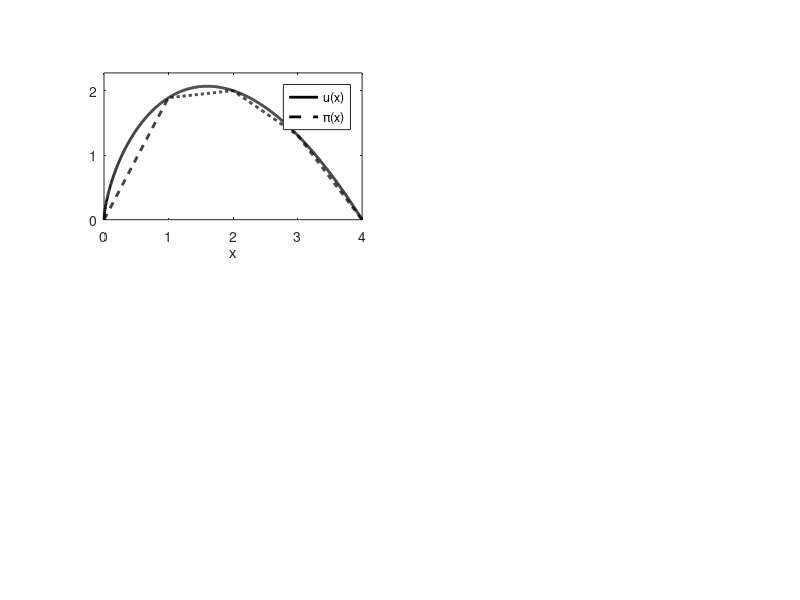

Reproduce this figure in MATLAB.
function pol()
clf
m=4;
n=2^10;
a=0.0; b=4.0;
X = linspace(a,b,n)';
Y = sqrt(sin(pi*X)); %exp(-X); %sin(0.5*pi*X);
Y = sqrt(X);
Y = (X.*exp(-X));
Y = sinh(X);
Y = log(X+1e-3);
Y = X.^3;
Y = 1./(X+1).^2;
Y = sin(X)./cos(X);
Y = exp(-X);
Y =sin(0.5*pi*X);
Y = (X.*exp(-X));
Y = 1./sqrt(X); %(1 + X.^2 + X.^3);
%Y = sqrt((X+1).*(X-1)); %(1+X).*(X-1).*sqrt(1 - (X-1).^2);
%Y = (1+X).*(sin(0.5*pi*X));
%Y = -(2*X/b).^(1/2).*(X-b);
Y = abs(2*X/b).^(1/1.5).*abs(X-b).^(1/1);
yb = 1.1*max(Y);

subplot(2,2,1)
plot(X,Y,'k','Linewidth',2);
 hold on
Z = lpol(X,Y,m);
plot(X,Z,'k--','Linewidth',2);
legend('u(x)', '\pi(x)');
set(gca,'xtick',0:m);
set(gca,'ytick',0:m)
xlabel('x')
%plot(X,Z);
norm(Z-Y)
axis equal; %axis square
ylim([0 yb]); xlim([a b])
print -deps ../img/fem-interpolation.eps
%axis equal;
% axis square

subplot(2,3,4)
plot(X,Y); hold on
Z = lpol(X,Y,2*m);
plot(X,Z);
norm(Z-Y)
axis equal; %axis square
%yylim([0 1.1]); xlim([a b])
%axis equal; % axis square

subplot(2,3,2)
plot(X,Y); hold on
Z = qpol(X,Y,1);
plot(X,Z);
norm(Z-Y)
axis equal; %axis square
%yylim([0 1.1]); xlim([a b])
%axis equal; %axis square

subplot(2,3,5)
plot(X,Y); hold on
Z = qpol(X,Y,2*m);
plot(X,Z);
norm(Z-Y)
axis equal; %axis square
%yylim([0 1.1]); xlim([a b])

f = @(c) norm(Y - cpol(X,Y,c));
fminbnd(f,1,n)

end

function Z = qpol(X,Y,k)
	n = length(X);
	for idx=1:k
		xl = round((idx-1)*n/k+1);
		xm = round((idx-0.5)*n/k);
		xr = round((idx)*n/k);
		C = [ 1 X(xl) X(xl).^2;
	      	      1 X(xm) X(xm).^2;
       		      1 X(xr) X(xr).^2 ] \ [Y(xl) Y(xm) Y(xr) ]';
		f = @(x) C(1) + C(2)*x + C(3)*x.^2; %-(x - X((idx-1)*n/k+1)).*(x - X(idx*n/k))
		Z(xl:xr,1) = f(X(xl:xr));
	end
end

function Z = lpol(X,Y,k)
	n = length(X);
	for idx=1:k
		xl = round((idx-1)*n/k+1);
		xr = round((idx)*n/k);
		C = [ 1 X(xl)
       		      1 X(xr) ] \ [Y(xl) Y(xr) ]';
		f = @(x) C(1) + C(2)*x; %-(x - X((idx-1)*n/k+1)).*(x - X(idx*n/k))
		Z(xl:xr,1) = f(X(xl:xr));
	end
end

function Z = cpol(X,Y,c)
	n = length(X);
	for idx=1:2
		if (1 == idx)
			xl = 1;
			xr = floor(c);
		else
			xl = floor(c)+1;
			xr = length(X);
		end
		C = [ 1 X(xl)
       		      1 X(xr) ] \ [Y(xl) Y(xr) ]';
		f = @(x) C(1) + C(2)*x; %-(x - X((idx-1)*n/k+1)).*(x - X(idx*n/k))
		Z(xl:xr,1) = f(X(xl:xr));
	end
end
